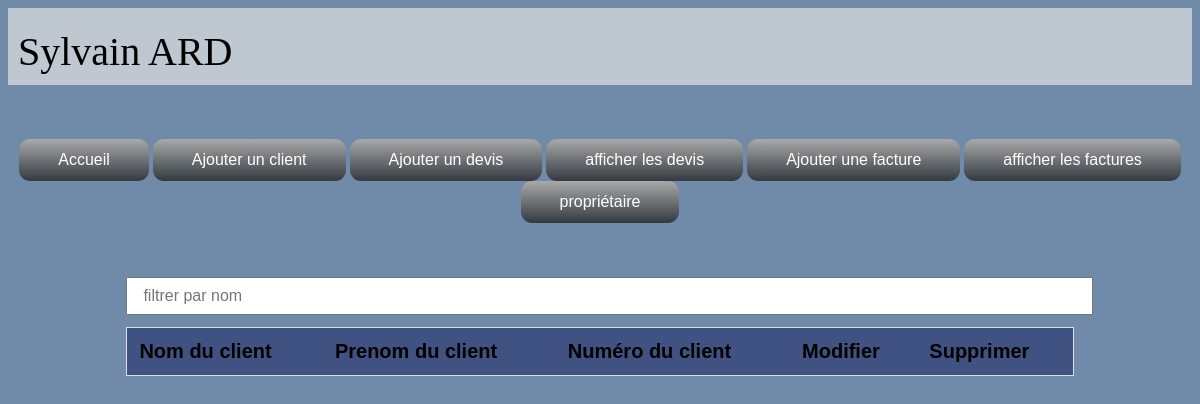
Before: / with the older database file.
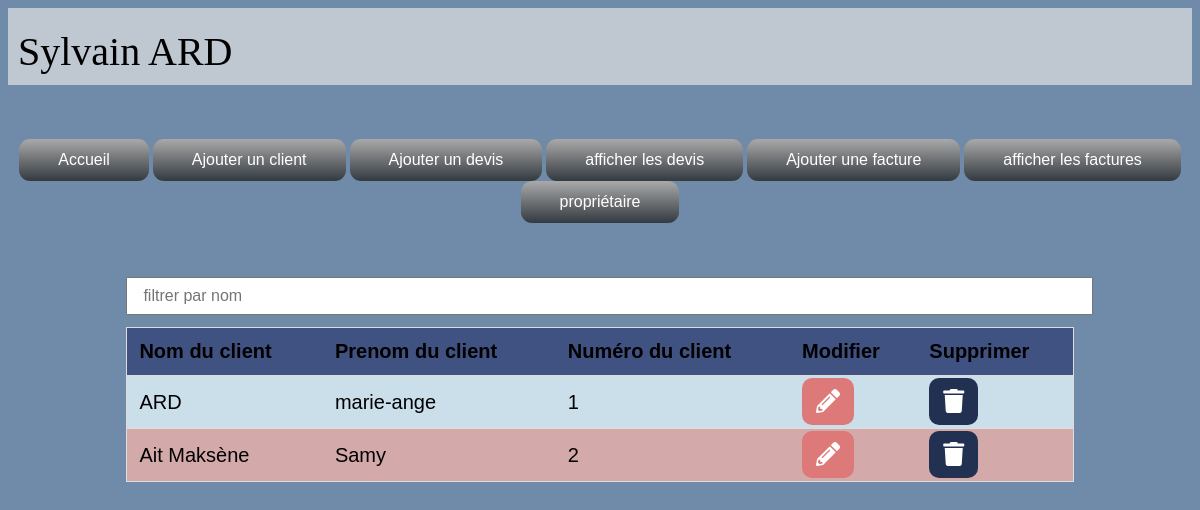
After: the same page with the newer database file.
### tables this page shows
CREATE TABLE IF NOT EXISTS `client` (
  `idClient` int(25) NOT NULL AUTO_INCREMENT,
  `numero` int(25) NOT NULL,
  `nomClient` varchar(30) NOT NULL,
  `prenomClient` varchar(25) NOT NULL,
  `adresseClient` text NOT NULL,
  PRIMARY KEY (`idClient`),
  UNIQUE KEY `numero_2` (`numero`),
  KEY `numero` (`numero`)
);

### index.php (the view, shortened to what this page needs)
<!DOCTYPE html>
<?php
try
  {
    $bdd = new PDO('mysql:host=localhost;dbname=sylvainard;charset=utf8', 'root','');
  }
  catch(Exception $e)
  {
    die('erreur :' .$e->getMessage());
  }
  $bdd->setAttribute(PDO::ATTR_ERRMODE,PDO::ERRMODE_EXCEPTION);
?>
<html>
  <head>
    <link rel="stylesheet" href="designApp.css">
    <link rel="stylesheet" href="global.css">
    <link rel="stylesheet" href="https://use.fontawesome.com/releases/v5.0.13/css/all.css">
  </head>
  <body>
    <div id="bloc_page">
      <header>
        <div id="titre_principal"> <H1> Sylvain ARD </H1></div>
      </header>
    </div>
    <br><br><br>
    <ul id="menu">
      <center>
        <li><a href="index.php">Accueil </a></li>
        <li><a href="ajoutClient.php">Ajouter un client</a></li>
        <li><a href="ajoutDevis.php">Ajouter un devis</a></li>
        <li><a href="afficherD.php">afficher les devis </a></li>
        <li><a href="ajoutF.php">Ajouter une facture</a></li>
        <li><a href="afficherF.php">afficher les factures </a></li>
        <li><a href="editP.php">propriétaire </a></li>
      </center>
    </ul>
    <br><br><br>
          <div class="searchTable">
          <input type="text" id="searchBar" onkeyup="search() " placeholder="filtrer par nom">
            <table id="pageTable">
                <tr class="header">
                    <th >Nom du client</th>
                    <th >Prenom du client</th>
                     <th >Numéro du client</th>
                    <th>Modifier</th>
                    <th>Supprimer</th>
                </tr>
                <?php
                 $sql2= "SELECT * from client ";
                 $response= $bdd->query($sql2);
                while ($donnees = $response->fetch(PDO::FETCH_ASSOC)) { ?>
                        <tr>
                         <td><?php echo $donnees['nomClient']; ?></td>
                         <td><?php echo $donnees['prenomClient']; ?></td>
                          <td><?php echo $donnees['numero']; ?></td>
                         <?php echo "<td>".'<a href="editC.php?id='.$donnees['idClient'].'" id="edit" class="btn"><i class="fas fa-pencil-alt"></i></a></td>'?>
                         <?php echo "<td>".'<a href="delete.php?id='.$donnees['idClient'].'" id="del" class="btn"><i class="fas fa-trash"></i></a></td>'?>
                       </tr>
                <?php
                }
                ?>
            </table>
          </div>
 </body>
</html>

Changed rows visible on the page:
added client: nomClient "ARD", prenomClient "marie-ange", numero "1"
added client: nomClient "Ait Maksène", prenomClient "Samy", numero "2"
